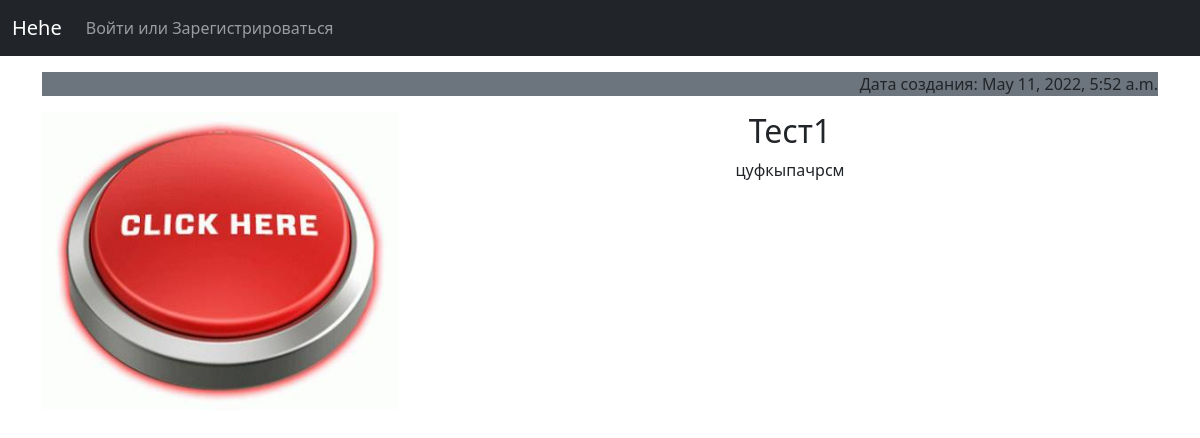
Page /post/qwe/ on the committed database.
### coolsite/models.py (models this page shows, shortened)
class Posts(models.Model):
    title = models.CharField(max_length=255, verbose_name='Заголовок')
    content = models.TextField(verbose_name='Содержание')
    photo = models.ImageField(default='default.jpg', verbose_name='Фото' )
    time_create = models.DateTimeField(auto_now_add=True)
    time_update = models.DateTimeField(auto_now=True)
    slug = models.SlugField(max_length=255, unique=True, db_index=True, verbose_name='URL')

### coolsite/views.py (the view)
# urls.py: path('post/<slug:slug>/', ShowPost.as_view(), name='show-post'),
class ShowPost(DetailView):
    model = Posts
    template_name = 'post.html'
    context_object_name = 'post'

### coolsite/templates/post.html
{% extends 'base.html' %}
{% block content %}
    <div class="container my-3">
        <p class="text-end bg-secondary">Дата создания: {{post.time_create }}</p>
        <div class="row">
            <div class="col-md-4 col-sm-12">
                <img class="w-100" src={{ post.photo.url }} alt="">
            </div>
            <div class="col-md-8 col-sm-12 text-center">
                <h2>{{ post.title }}</h2>
                <p>{{ post.content}}</p>
            </div>
        </div>
    </div>
{% endblock %}

### rows in the picture
Posts: time_create "May 11, 2022, 5:52 a.m.", photo (picture), title "Тест1", content "цуфкыпачрсм"
